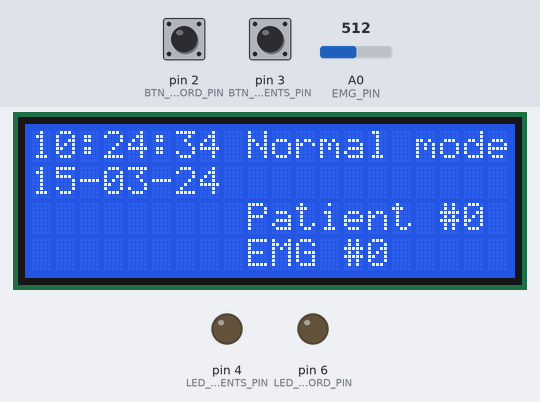
The sketch below on a simulated Arduino Uno, built with avr-gcc and run on an emulated ATmega328P. On the bench: 20×4 character LCD, output pins drawn as LEDs (lit = HIGH). The inputs (shaded band) are chosen by the test bench; at power-on: pin 2 (BTN_EMG_RECORD_PIN) HIGH, pin 3 (BTN_FOR_PATIENTS_PIN) HIGH, A0 (EMG_PIN) = 512. The local clock reads 2024-03-15 10:24:30 at power-on unless the sketch sets it; storage starts empty; what the sketch prints to the serial monitor is not drawn.

Above: at 4.3 s.
4.4 s: pin 2 (BTN_EMG_RECORD_PIN) pulled LOW for 0.15 s
At 7.0 s:
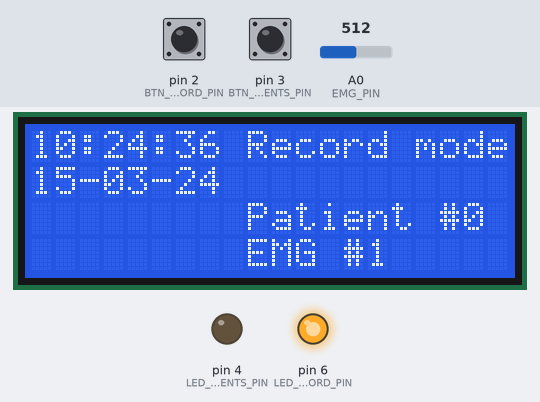
7.5 s: pin 2 (BTN_EMG_RECORD_PIN) pulled LOW for 1 s
At 8.1 s:
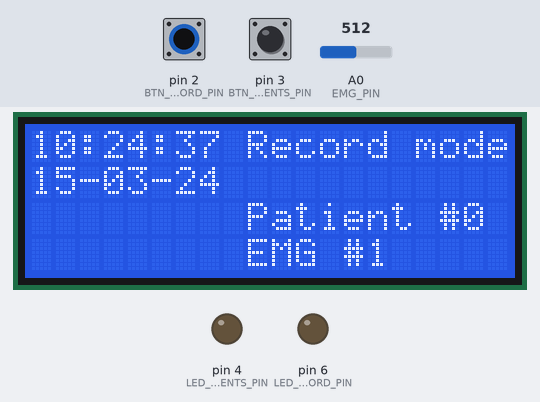
10.0 s: pin 3 (BTN_FOR_PATIENTS_PIN) pulled LOW for 0.15 s
At 12.7 s:
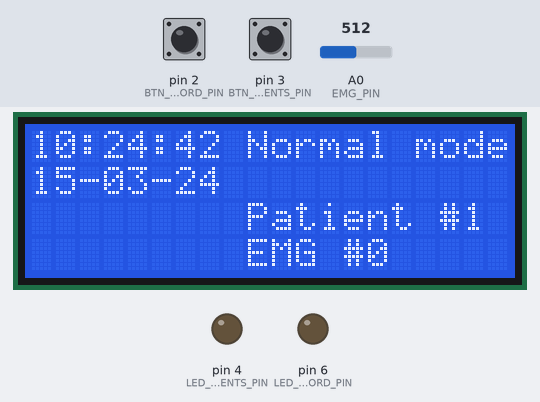
12.8 s: pin 3 (BTN_FOR_PATIENTS_PIN) pulled LOW for 1 s
At 15.2 s:
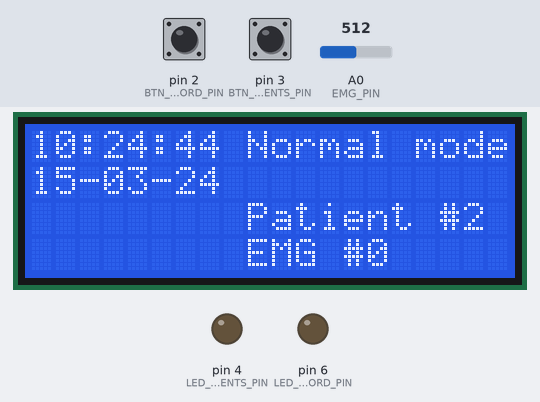
15.9 s: A0 (EMG_PIN) set to 104
18.0 s: A0 (EMG_PIN) set to 95
Timing chart, 0 to 21.0 s (numbered marks = the images above; inputs shaded):
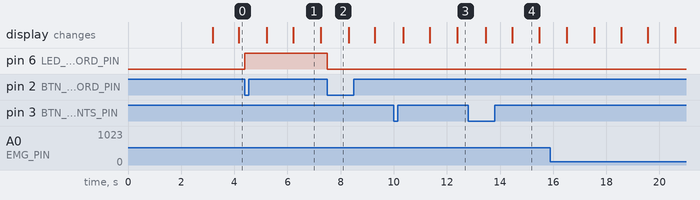

The sketch:

electromyograph.ino
```cpp
#include <LiquidCrystal_I2C.h>
#include <SD.h>
#include <SPI.h>
#include <Wire.h>
#include <iarduino_RTC.h>

#define WRITE_TO_SD 1

iarduino_RTC watch(RTC_DS1307);

File myFile;

LiquidCrystal_I2C lcd(0x27, 20, 4);

volatile uint32_t files_count = 0;
volatile uint32_t patient_number = 0;
volatile uint32_t button_debounce_time1 = 0;
volatile uint32_t button_debounce_time2 = 0;
volatile bool emg_is_recorded = false;
constexpr uint8_t button_delay_period = 175;

constexpr uint8_t BTN_EMG_RECORD_PIN = 2;
constexpr uint8_t LED_EMG_RECORD_PIN = 6;
constexpr uint8_t BTN_FOR_PATIENTS_PIN = 3;
constexpr uint8_t LED_FOR_PATIENTS_PIN = 4;
constexpr int16_t lower_bound = 0;
constexpr int16_t upper_bound = 1000;
constexpr int16_t average_bound = upper_bound / 2;
constexpr int16_t lower_average_bound = average_bound / 2;
constexpr int16_t average_upper_bound = (upper_bound + average_bound) / 2;

constexpr uint8_t EMG_PIN = A0;
constexpr uint8_t L_MINUS_PIN = 9;
constexpr uint8_t L_PLUS_PIN = 8;
uint32_t emg_debounce_time = 0;
constexpr uint8_t emg_delay_period = 10;
float filtered_signal;

float filtration_coefficient = 0.4;
String dir_name;
String file_name;
String patient_folder_name;

float expRunAvgFilter(float raw_value) {
  static float filtered_value = 0;
  filtered_value += (raw_value - filtered_value) * filtration_coefficient;
  return filtered_value;
}

void setup(void) {
  Serial.begin(9600);
  watch.begin();
  watch.settime(__TIMESTAMP__);

  pinMode(BTN_EMG_RECORD_PIN, INPUT_PULLUP);
  pinMode(LED_EMG_RECORD_PIN, OUTPUT);
  pinMode(BTN_FOR_PATIENTS_PIN, INPUT_PULLUP);
  pinMode(LED_FOR_PATIENTS_PIN, OUTPUT);
  pinMode(L_MINUS_PIN, INPUT);
  pinMode(L_PLUS_PIN, INPUT);

  attachInterrupt(0, ButtonIsr1, FALLING);
  attachInterrupt(1, ButtonIsr2, FALLING);

  if (!SD.begin(10)) {
    Serial.println(F("Initialization failed"));
    while (true)
      ;
  }
  Serial.println(F("Card OK"));
  dir_name = watch.gettime("d-m-y");
  SD.mkdir(dir_name);
  lcd.init();
  lcd.backlight();
  lcd.setCursor(0, 0);
  lcd.print(F("Portable"));
  lcd.setCursor(5, 1);
  lcd.print(F("Electromyograph"));
  lcd.setCursor(0, 2);
  lcd.print(F("Created by"));
  lcd.setCursor(4, 3);
  lcd.print(F("Kirill Cherdakov"));
  delay(3000);
  lcd.clear();
}

void loop(void) {
  emg_print();
  update_display();
}

void ButtonIsr1() {
  if (millis() - button_debounce_time1 >= button_delay_period) {
    button_debounce_time1 = millis();
    emg_is_recorded = !emg_is_recorded;
    digitalWrite(LED_EMG_RECORD_PIN, emg_is_recorded);
    (emg_is_recorded ? ++files_count : 0);
  }
}

void ButtonIsr2() {
  if (millis() - button_debounce_time2 >= button_delay_period) {
    button_debounce_time2 = millis();
    ++patient_number;
    SD.mkdir(dir_name + "/" + "case" + String(patient_number));
    files_count = 0;
  }
}

void emg_print() {
  if (millis() - emg_debounce_time >= emg_delay_period) {
    emg_debounce_time = millis();
    filtered_signal = expRunAvgFilter(analogRead(EMG_PIN));
    Serial.print(lower_bound);
    Serial.print(", ");
    Serial.print(lower_average_bound);
    Serial.print(", ");
    Serial.print(average_bound);
    Serial.print(", ");
    Serial.print(average_upper_bound);
    Serial.print(", ");
    Serial.print(upper_bound);
    Serial.print(", ");
    Serial.println(filtered_signal);
    if (emg_is_recorded) {
      patient_folder_name = "case" + String(patient_number);
      file_name = "emg_" + String(files_count) + ".csv";
      myFile = SD.open(dir_name + "/" + patient_folder_name + "/" + file_name, FILE_WRITE);
      myFile.print(watch.gettime("H:i:s"));
      myFile.print(", ");
      myFile.println(filtered_signal);
      myFile.close();
    }
  }
}

void update_display() {
  static uint32_t myTimer3 = 0;
  if (millis() - myTimer3 >= 1000) {
    myTimer3 = millis();
    lcd.setCursor(0, 0);
    lcd.print(watch.gettime("H:i:s"));
    lcd.print(emg_is_recorded ? " Record mode" : " Normal mode");
    lcd.setCursor(0, 1);
    lcd.print(watch.gettime("d-m-y"));
    lcd.setCursor(9, 2);
    lcd.print("Patient #" + String(patient_number));
    lcd.setCursor(9, 3);
    lcd.print("EMG #" + String(files_count));
  }
}
```

Measured:
- after the input at 4.4 s, pin 6 (LED_EMG_RECORD_PIN): LOW → HIGH at once; the display: first changes after 0.82 s (image 1 shows a later state)
- after the input at 7.5 s, pin 6 (LED_EMG_RECORD_PIN): HIGH → LOW at once
- what the display in image 1 shows lasts 1.0 s, from 6.2 s to 7.2 s
